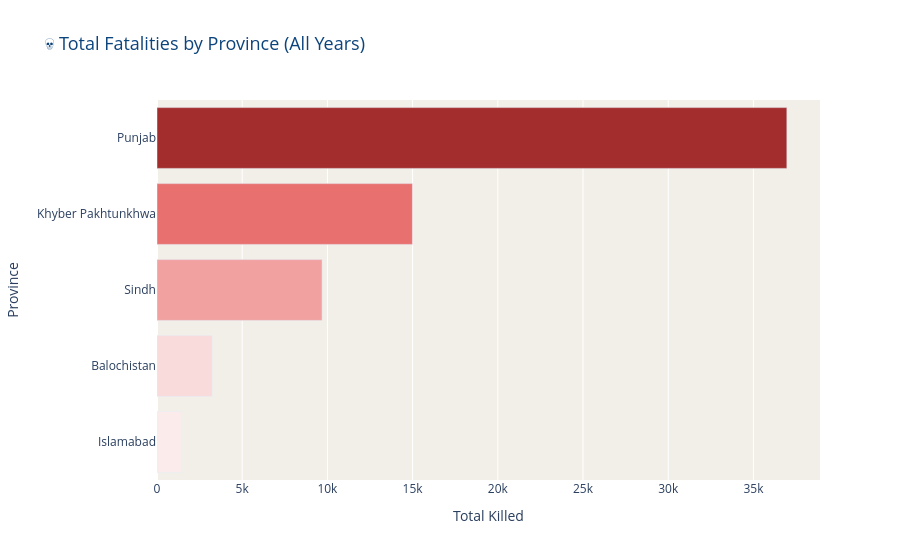

Write notebook code for a chart like this one.
### Code cell
# Chart 03 — Total Killed by Province
df_killed = df_provinces.groupby('Province')['Killed'].sum().reset_index()
df_killed = df_killed.sort_values('Killed', ascending=True)

fig = px.bar(
    df_killed,
    x='Killed',
    y='Province',
    orientation='h',
    title='💀 Total Fatalities by Province (All Years)',
    color='Killed',
    color_continuous_scale=[[0, '#FCEBEB'], [0.5, RED], [1, DEEP_RED]],
)

fig.update_layout(
    plot_bgcolor=OFF_WHITE,
    paper_bgcolor='white',
    title_font=dict(size=18, color=NAVY),
    xaxis_title='Total Killed',
    yaxis_title='Province',
    coloraxis_showscale=False,
    hovermode='y unified'
)

fig.show()
print("✅ Chart 03 done")

### Figure 1 — Plotly figure (JSON) as saved in the notebook; plotly's stock layout.template omitted (floating-point values rounded to 4 significant figures)
{"data": [{"hovertemplate": "Killed=%{marker.color}<br>Province=%{y}<extra></extra>", "legendgroup": "", "marker": {"color": [1427, 3227, 9687, 14990, 36961], "coloraxis": "coloraxis", "pattern": {"shape": ""}}, "name": "", "orientation": "h", "showlegend": false, "textposition": "auto", "type": "bar", "x": [1427, 3227, 9687, 14990, 36961], "xaxis": "x", "y": ["Islamabad", "Balochistan", "Sindh", "Khyber Pakhtunkhwa", "Punjab"], "yaxis": "y"}], "layout": {"barmode": "relative", "coloraxis": {"colorbar": {"title": {"text": "Killed"}}, "colorscale": [[0, "#FCEBEB"], [0.5, "#E24B4A"], [1, "#A32D2D"]], "showscale": false}, "hovermode": "y unified", "legend": {"tracegroupgap": 0}, "paper_bgcolor": "white", "plot_bgcolor": "#F1EFE8", "title": {"font": {"color": "#0C447C", "size": 18}, "text": "💀 Total Fatalities by Province (All Years)"}, "xaxis": {"anchor": "y", "domain": [0, 1], "title": {"text": "Total Killed"}}, "yaxis": {"anchor": "x", "domain": [0, 1], "title": {"text": "Province"}}}}
